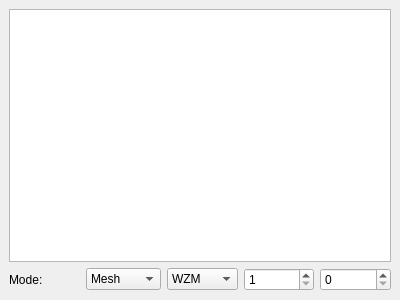
<?xml version="1.0" encoding="UTF-8"?>
<ui version="4.0">
 <class>UVEditor</class>
 <widget class="QDockWidget" name="UVEditor">
  <property name="geometry">
   <rect>
    <x>0</x>
    <y>0</y>
    <width>400</width>
    <height>300</height>
   </rect>
  </property>
  <property name="allowedAreas">
   <set>Qt::LeftDockWidgetArea|Qt::RightDockWidgetArea</set>
  </property>
  <property name="windowTitle">
   <string>UV Editor</string>
  </property>
  <widget class="QWidget" name="dockWidgetContents">
   <layout class="QGridLayout" name="gridLayout">
    <item row="0" column="0">
     <widget class="QGraphicsView" name="graphicsView"/>
    </item>
    <item row="1" column="0">
     <layout class="QHBoxLayout" name="horizontalLayout">
      <item>
       <widget class="QLabel" name="label">
        <property name="text">
         <string>Mode:</string>
        </property>
       </widget>
      </item>
      <item>
       <widget class="QComboBox" name="comboBox">
        <item>
         <property name="text">
          <string>Mesh</string>
         </property>
        </item>
        <item>
         <property name="text">
          <string>Triangle</string>
         </property>
        </item>
       </widget>
      </item>
      <item>
       <widget class="QComboBox" name="comboBox_2">
        <item>
         <property name="text">
          <string>WZM</string>
         </property>
        </item>
        <item>
         <property name="text">
          <string>PIE</string>
         </property>
        </item>
       </widget>
      </item>
      <item>
       <widget class="QSpinBox" name="spinBox">
        <property name="minimum">
         <number>1</number>
        </property>
        <property name="maximum">
         <number>32</number>
        </property>
       </widget>
      </item>
      <item>
       <widget class="QSpinBox" name="spinBox_2"/>
      </item>
     </layout>
    </item>
   </layout>
  </widget>
 </widget>
 <resources/>
 <connections/>
</ui>
